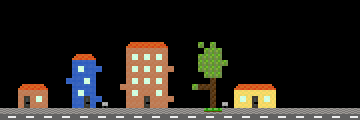

This is a level from a 2D game, rendered from its Tiled map with the project's own tilesets. A one-line summary and the map file follow, with tile-layer data summarised:
An orthogonal 60x20 tile map with 6x6 px tiles, 1 tile layer (map).

<map version="1.0" orientation="orthogonal" width="60" height="20" tilewidth="6" tileheight="6">
 <tileset firstgid="1" name="generic" tilewidth="6" tileheight="6">
  <image source="kurban_bayrami_tiles.png" />
 </tileset>
 <layer name="map" width="60" height="20">
  <data>[1200 cells, 355 non-empty, 18 distinct tile ids]</data>
 </layer>
</map>